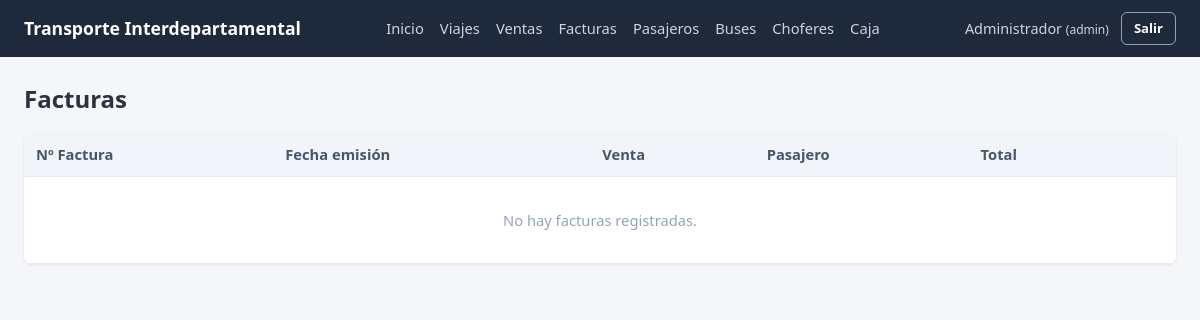
The app's page /facturas/ (signed in), older data.
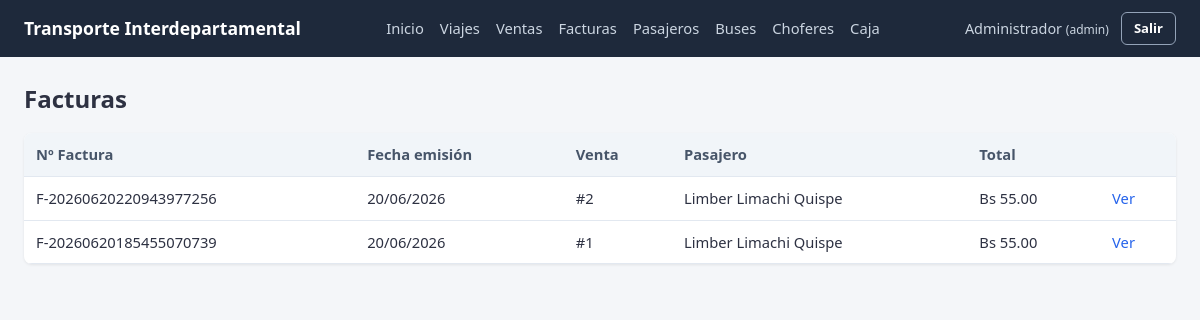
The same page, newer data.
### app/models/factura.py (models this page shows, shortened)
class Factura(db.Model):
    __tablename__ = "factura"
    id_factura = db.Column(db.Integer, primary_key=True, autoincrement=True)
    nro_factura = db.Column(db.String(30), nullable=False, unique=True)
    fecha_emision = db.Column(db.Date, nullable=False, default=date.today)
    total = db.Column(db.Numeric(10, 2), nullable=False)
    id_venta = db.Column(db.Integer, db.ForeignKey("venta.id_venta"), nullable=False, unique=True)

### app/models/pasajero.py (models this page shows, shortened)
class Pasajero(db.Model):
    __tablename__ = "pasajero"
    id_pasajero = db.Column(db.Integer, primary_key=True, autoincrement=True)
    ci = db.Column(db.String(20), nullable=False, unique=True)
    nombres = db.Column(db.String(100), nullable=False)
    apellidos = db.Column(db.String(100), nullable=False)
    telefono = db.Column(db.String(20))
    ventas = db.relationship("Venta", backref="pasajero")
    @property
    def nombre_completo(self):
        return f"{self.nombres} {self.apellidos}"

### app/routes/facturas.py (the view)
@facturas_bp.route("/")
@login_required
def listar():
    facturas = factura_service.listar_facturas()
    return render_template("facturas/listar.html", facturas=facturas)

### app/services/factura_service.py (called while the page is built)
def listar_facturas():
    return Factura.query.order_by(Factura.id_factura.desc()).all()

### app/utils/auth.py (called while the page is built)
def login_required(view_func):
    @wraps(view_func)
    def wrapper(*args, **kwargs):
        if "id_usuario" not in session:
            flash("Debes iniciar sesión para continuar.", "warning")
            return redirect(url_for("auth.login"))
        return view_func(*args, **kwargs)
    return wrapper

### templates/facturas/listar.html (shortened to what this page needs)
{% extends "base.html" %}
{% block content %}
<h2 class="mb-2">Facturas</h2>
<div class="table-wrapper">
    <table>
        <thead>
            <tr>
                <th>Nº Factura</th>
                <th>Fecha emisión</th>
                <th>Venta</th>
                <th>Pasajero</th>
                <th>Total</th>
                <th></th>
            </tr>
        </thead>
        <tbody>
            {% for f in facturas %}
            <tr>
                <td>{{ f.nro_factura }}</td>
                <td>{{ f.fecha_emision.strftime("%d/%m/%Y") }}</td>
                <td>#{{ f.id_venta }}</td>
                <td>{{ f.venta.pasajero.nombre_completo }}</td>
                <td>Bs {{ "%.2f"|format(f.total) }}</td>
                <td><a href="{{ url_for('facturas.detalle', id_factura=f.id_factura) }}">Ver</a></td>
            </tr>
            {% else %}
            <tr><td colspan="6" class="empty-state">No hay facturas registradas.</td></tr>
            {% endfor %}
        </tbody>
    </table>
</div>
{% endblock %}

Row changes from the older to the newer data that the page shows:
added Factura: nro_factura "F-20260620220943977256", fecha_emision "20/06/2026", id_venta "2", venta.pasajero.nombre_completo "Limber Limachi Quispe", total "55.00"
added Factura: nro_factura "F-20260620185455070739", fecha_emision "20/06/2026", id_venta "1", venta.pasajero.nombre_completo "Limber Limachi Quispe", total "55.00"
Text that changed along with them:
text no longer shown: "No hay facturas registradas."
